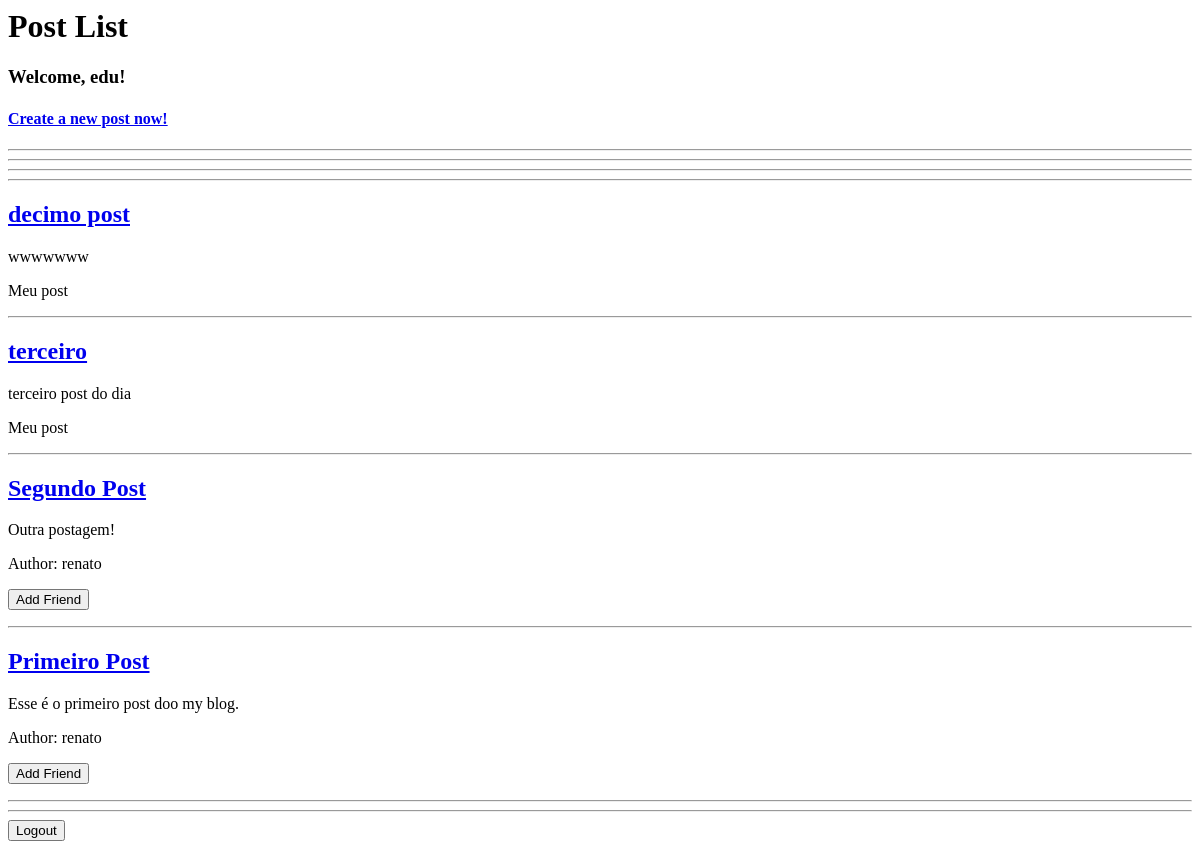
The app's page / (signed in), older data.
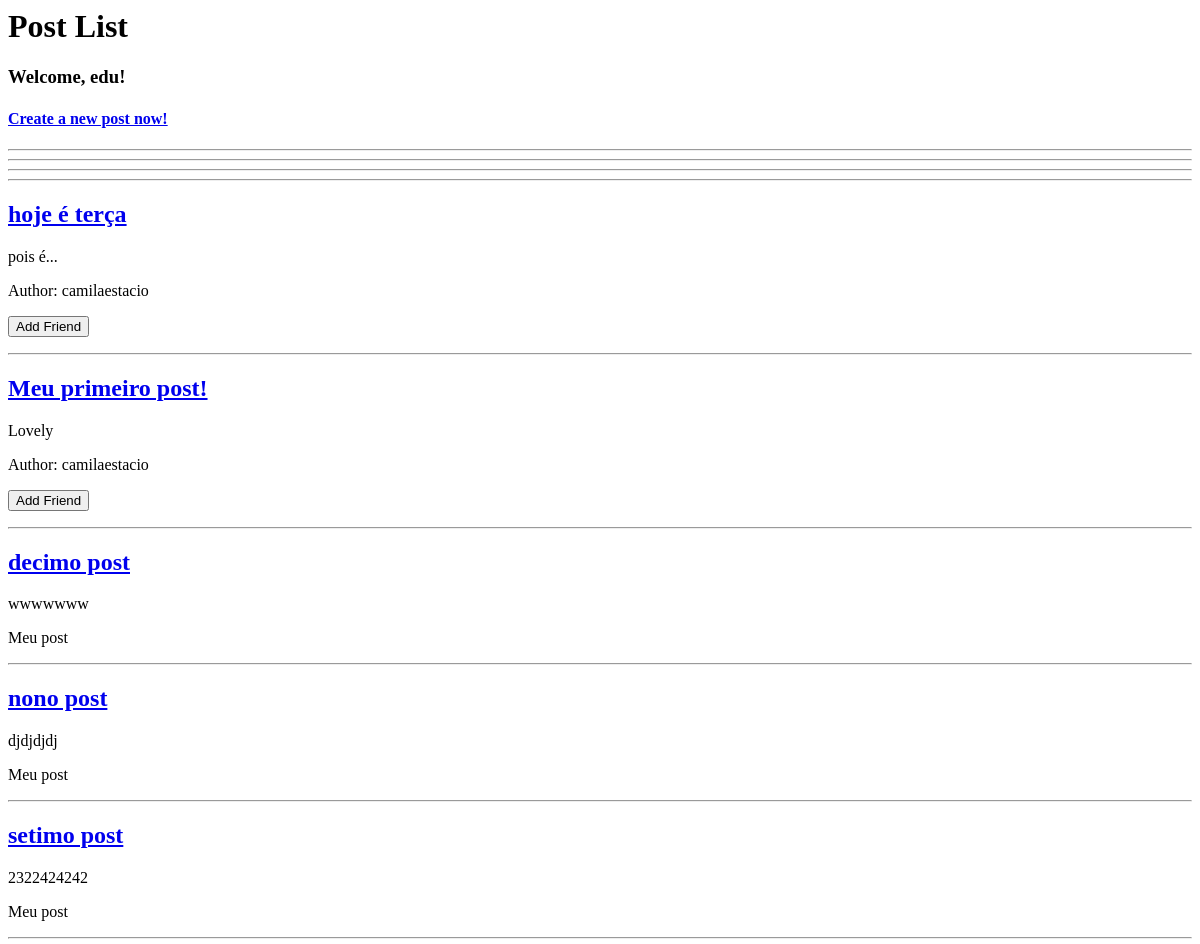
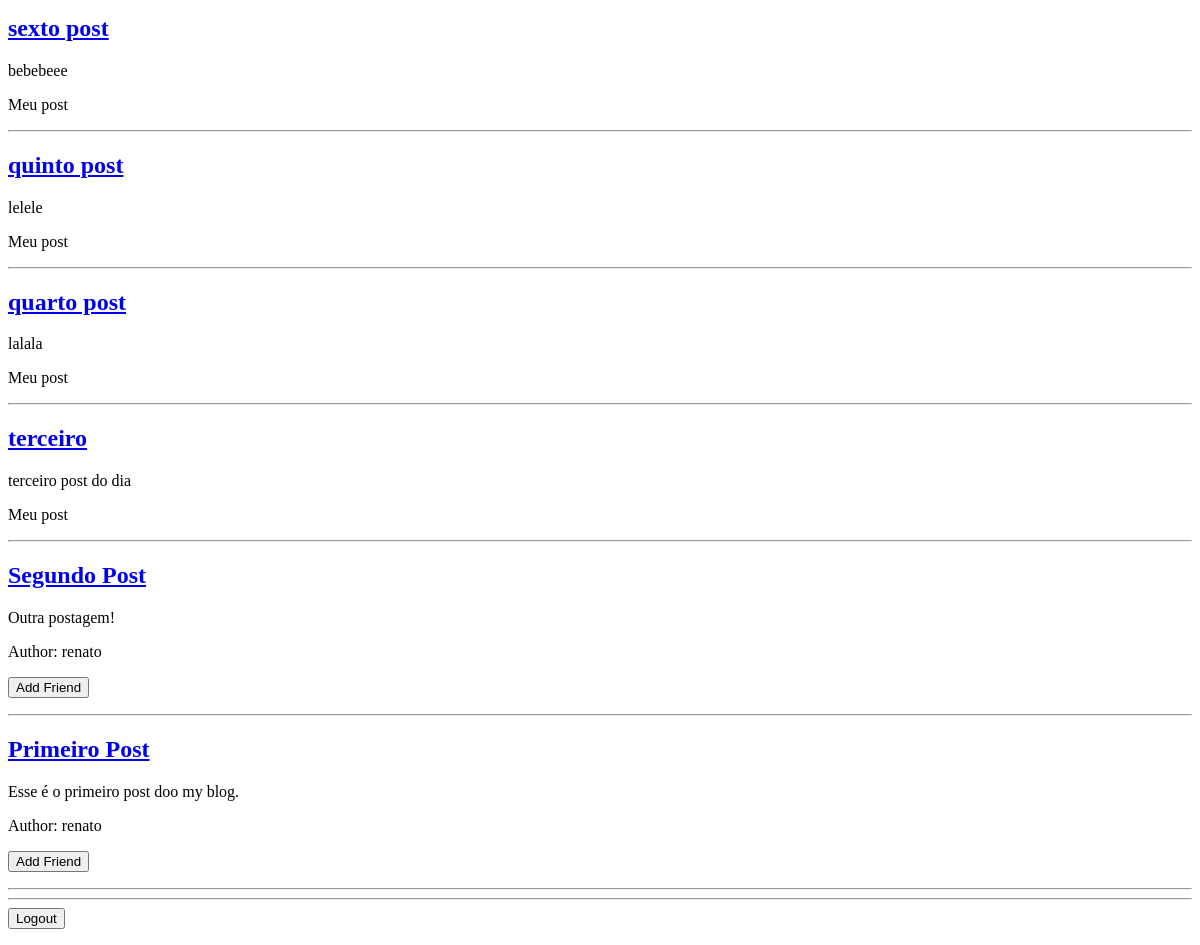
The same page, newer data (2 pictures, top to bottom).
### blog/models.py (models this page shows, shortened)
class Post(models.Model):
    title = models.CharField(max_length=200)
    content = models.TextField()
    author = models.ForeignKey(User, on_delete=models.CASCADE)
    created_at = models.DateTimeField(auto_now_add=True)
    published = models.BooleanField(default=False)
    likes = models.ManyToManyField(User, related_name='liked_posts', blank=True)
    def __str__(self):
        return self.title

### blog/views.py (the view)
# urls.py: path('', views.posts_list, name='posts_list'),
@login_required
def posts_list(request):
    posts = Post.objects.filter(published=True).order_by('-created_at')
    from_user_friendships = Friendship.objects.filter(from_user=request.user)
    to_user_friendships = []
    friends_posts = []
    for from_user_friendship in from_user_friendships:
        to_user_friendships.append(from_user_friendship.to_user)
    to_user_friendships = list(set(to_user_friendships))
    for post in posts:
        if post.author in to_user_friendships:
            friends_posts.append(post)
    remaining_posts = [post for post in posts if post not in friends_posts]
    print(to_user_friendships)
    print(friends_posts)
    print(remaining_posts)
    return render(request, 'posts_list.html', {'friends_posts': friends_posts,
                                               'remaining_posts': remaining_posts})

### blog/templates/posts_list.html (shortened to what this page needs)
<html>
<head>
</head>
<body>
<h1> Post List </h1>
<h3> Welcome, {{ user.username }}! </h3>
<h4> <a href="{% url 'post_create' %}"> Create a new post now! </a> </h4>
<hr>
<hr>
<hr>
<hr>
{% for remaining_post in remaining_posts %}
    <h2> <a href="{% url 'post_detail' remaining_post.pk %}"> {{ remaining_post.title }} </a> </h2>
    <p> {{ remaining_post.content }} </p>
        {% if remaining_post.author.username == user.username %}
            <p>Meu post </p>
        {% else %}
            <p>Author: {{ remaining_post.author.username }}</p>
            <form action="{% url 'add_friend' remaining_post.author.id %}" method="post">
                <button type="submit">Add Friend</button>
            </form>
        {% endif %}
        <hr>
{% endfor %}
<hr>
<form action="{% url 'logout' %}" method="post">
    <button type="submit"> Logout </button>
</form>
</body>
</html>

Row changes from the older to the newer data that the page shows:
added Post: title "hoje é terça", content "pois é...", author.username "camilaestacio"
added Post: title "Meu primeiro post!", content "Lovely", author.username "camilaestacio"
now on this page (row edited): Post: title "nono post", content "djdjdjdj", shows "Meu post"
now on this page (row edited): Post: title "setimo post", content "2322424242", shows "Meu post"
now on this page (row edited): Post: title "sexto post", content "bebebeee", shows "Meu post"
now on this page (row edited): Post: title "quinto post", content "lelele", shows "Meu post"
now on this page (row edited): Post: title "quarto post", content "lalala", shows "Meu post"
